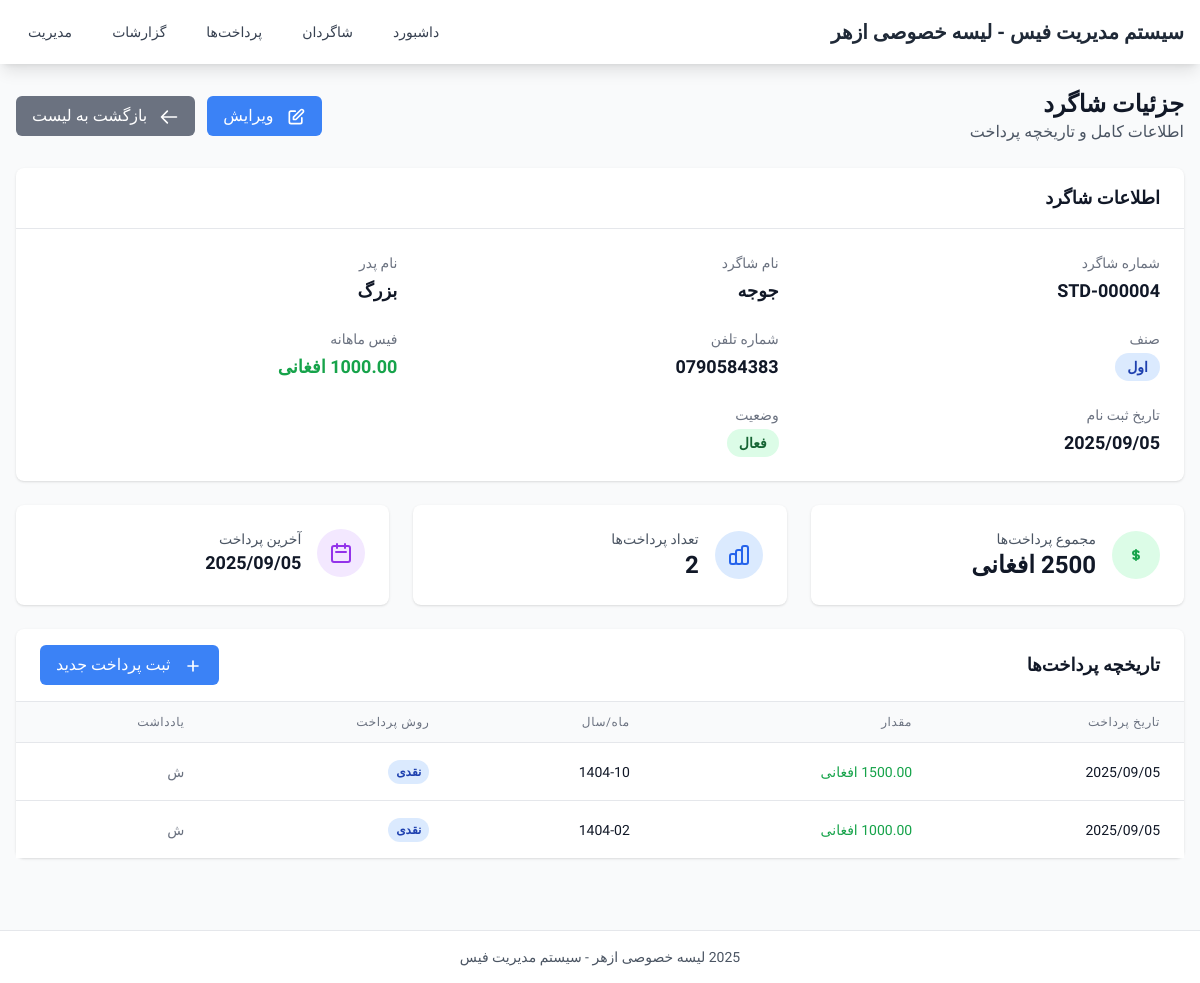
/students/4/, run on the app's committed database.
### school_management/models.py (models this page shows, shortened)
class Student(models.Model):
    student_id = models.CharField(
        max_length=50,
        unique=True,
        verbose_name="شماره شاگرد",
        blank=True,
        null=True,
        editable=False,
    )
    name = models.CharField(
        max_length=255,
        verbose_name="نام شاگرد"
    )
    father_name = models.CharField(
        max_length=255,
        verbose_name="نام پدر"
    )
    class_name = models.CharField(
        max_length=100,
        verbose_name="صنف"
    )
    phone = models.CharField(
        max_length=20,
        blank=True,
        null=True,
        verbose_name="تلفن"
    )
    monthly_fee = models.DecimalField(
        max_digits=10,
        decimal_places=2,
        validators=[MinValueValidator(Decimal('0.01'))],
        verbose_name="فیس ماهانه"
    )
    registration_date = models.DateField(
        default=timezone.now,
        verbose_name="تاریخ ثبت نام"
    )
    is_active = models.BooleanField(
        default=True,
        verbose_name="فعال"
    )
    created_at = models.DateTimeField(
        auto_now_add=True,
        verbose_name="تاریخ ایجاد"
    )
    updated_at = models.DateTimeField(
        auto_now=True,
        verbose_name="تاریخ به روز رسانی"
    )
    class Meta:
        verbose_name = "شاگرد"
        verbose_name_plural = "شاگردان"
        ordering = ['name']
    def get_total_payments(self):
        return self.payments.aggregate(
            total=models.Sum('amount')
        )['total'] or Decimal('0.00')
    def get_payments_count(self):
        return self.payments.count()
    def get_latest_payment(self):
        return self.payments.order_by('-payment_date').first()

class FeePayment(models.Model):
    PAYMENT_METHODS = [
        ('نقدی', 'نقدی'),
        ('چک', 'چک'),
        ('انتقال بانکی', 'انتقال بانکی'),
    ]
    student = models.ForeignKey(
        Student,
        on_delete=models.CASCADE,
        related_name='payments',
        verbose_name="شاگرد"
    )
    payment_date = models.DateField(
        default=timezone.now,
        verbose_name="تاریخ پرداخت"
    )
    amount = models.DecimalField(
        max_digits=10,
        decimal_places=2,
        validators=[MinValueValidator(Decimal('0.01'))],
        verbose_name="مقدار"
    )
    month_year = models.CharField(
        max_length=7,
        help_text="فرمت: YYYY-MM",
        verbose_name="ماه/سال"
    )
    payment_method = models.CharField(
        max_length=20,
        choices=PAYMENT_METHODS,
        default='نقدی',
        verbose_name="طریقه پرداخت"
    )
    notes = models.TextField(
        blank=True,
        null=True,
        verbose_name="یادداشت"
    )
    created_at = models.DateTimeField(
        auto_now_add=True,
        verbose_name="تاریخ ایجاد"
    )
    class Meta:
        verbose_name = "پرداخت فیس"
        verbose_name_plural = "پرداخت‌های فیس"
        ordering = ['-payment_date']

### school_management/views.py (the view)
# urls.py: path('students/<int:pk>/', views.student_detail, name='student_detail'),
def student_detail(request, pk):
    student = get_object_or_404(Student, pk=pk)
    payments = student.payments.all().order_by('-payment_date')
    paginator = Paginator(payments, 10)
    page_number = request.GET.get('page')
    page_obj = paginator.get_page(page_number)
    total_payments = student.get_total_payments()
    payments_count = student.get_payments_count()
    latest_payment = student.get_latest_payment()
    context = {
        'student': student,
        'page_obj': page_obj,
        'payments': page_obj,
        'total_payments': total_payments,
        'payments_count': payments_count,
        'latest_payment': latest_payment,
    }
    return render(request, 'school_management/student_detail.html', context)

### templates/school_management/student_detail.html (shortened to what this page needs)
{% extends 'base.html' %}
{% block content %}
<div class="space-y-6">
    <div class="flex items-center justify-between">
        <div>
            <h2 class="text-2xl font-bold text-gray-900">جزئیات شاگرد</h2>
            <p class="text-gray-600">اطلاعات کامل و تاریخچه پرداخت</p>
        </div>
        <div class="flex space-x-3 space-x-reverse">
            <a href="{% url 'student_edit' student.pk %}" class="btn-primary">
                <svg class="w-5 h-5 inline-block ml-2" fill="none" stroke="currentColor" viewBox="0 0 24 24">
                    <path stroke-linecap="round" stroke-linejoin="round" stroke-width="2" d="M11 5H6a2 2 0 00-2 2v11a2 2 0 002 2h11a2 2 0 002-2v-5m-1.414-9.414a2 2 0 112.828 2.828L11.828 15H9v-2.828l8.586-8.586z"></path>
                </svg>
                ویرایش
            </a>
            <a href="{% url 'student_list' %}" class="btn-secondary">
                <svg class="w-5 h-5 inline-block ml-2" fill="none" stroke="currentColor" viewBox="0 0 24 24">
                    <path stroke-linecap="round" stroke-linejoin="round" stroke-width="2" d="M10 19l-7-7m0 0l7-7m-7 7h18"></path>
                </svg>
                بازگشت به لیست
            </a>
        </div>
    </div>
    <div class="bg-white rounded-lg shadow">
        <div class="px-6 py-4 border-b border-gray-200">
            <h3 class="text-lg font-semibold text-gray-900">اطلاعات شاگرد</h3>
        </div>
        <div class="p-6">
            <div class="grid grid-cols-1 md:grid-cols-2 lg:grid-cols-3 gap-6">
                <div>
                    <label class="block text-sm font-medium text-gray-500 mb-1">شماره شاگرد</label>
                    <p class="text-lg font-semibold text-gray-900">{{ student.student_id }}</p>
                </div>
                <div>
                    <label class="block text-sm font-medium text-gray-500 mb-1">نام شاگرد</label>
                    <p class="text-lg font-semibold text-gray-900">{{ student.name }}</p>
                </div>
                <div>
                    <label class="block text-sm font-medium text-gray-500 mb-1">نام پدر</label>
                    <p class="text-lg font-semibold text-gray-900">{{ student.father_name }}</p>
                </div>
                <div>
                    <label class="block text-sm font-medium text-gray-500 mb-1">صنف</label>
                    <span class="inline-flex px-3 py-1 text-sm font-semibold rounded-full bg-blue-100 text-blue-800">
                        {{ student.class_name }}
                    </span>
                </div>
                <div>
                    <label class="block text-sm font-medium text-gray-500 mb-1">شماره تلفن</label>
                    <p class="text-lg font-semibold text-gray-900">{{ student.phone|default:"ثبت نشده" }}</p>
                </div>
                <div>
                    <label class="block text-sm font-medium text-gray-500 mb-1">فیس ماهانه</label>
                    <p class="text-lg font-semibold text-green-600">{{ student.monthly_fee }} افغانی</p>
                </div>
                <div>
                    <label class="block text-sm font-medium text-gray-500 mb-1">تاریخ ثبت نام</label>
                    <p class="text-lg font-semibold text-gray-900">{{ student.registration_date|date:"Y/m/d" }}</p>
                </div>
                <div>
                    <label class="block text-sm font-medium text-gray-500 mb-1">وضعیت</label>
                    {% if student.is_active %}
                        <span class="inline-flex px-3 py-1 text-sm font-semibold rounded-full bg-green-100 text-green-800">
                            فعال
                        </span>
                    {% else %}
                        <span class="inline-flex px-3 py-1 text-sm font-semibold rounded-full bg-red-100 text-red-800">
                            غیرفعال
                        </span>
                    {% endif %}
                </div>
            </div>
        </div>
    </div>
    <div class="grid grid-cols-1 md:grid-cols-3 gap-6">
        <div class="bg-white rounded-lg shadow p-6">
            <div class="flex items-center">
                <div class="p-3 rounded-full bg-green-100 text-green-600">
                    <svg class="w-6 h-6" fill="none" stroke="currentColor" viewBox="0 0 24 24">
                        <path stroke-linecap="round" stroke-linejoin="round" stroke-width="2" d="M12 8c-1.657 0-3 .895-3 2s1.343 2 3 2 3 .895 3 2-1.343 2-3 2m0-8c1.11 0 2.08.402 2.599 1M12 8V7m0 1v8m0 0v1m0-1c-1.11 0-2.08-.402-2.599-1"></path>
                    </svg>
                </div>
                <div class="mr-4">
                    <p class="text-sm font-medium text-gray-600">مجموع پرداخت‌ها</p>
                    <p class="text-2xl font-bold text-gray-900">{{ total_payments }} افغانی</p>
                </div>
            </div>
        </div>
        <div class="bg-white rounded-lg shadow p-6">
            <div class="flex items-center">
                <div class="p-3 rounded-full bg-blue-100 text-blue-600">
                </div>
                <div class="mr-4">
                    <p class="text-sm font-medium text-gray-600">تعداد پرداخت‌ها</p>
                    <p class="text-2xl font-bold text-gray-900">{{ payments_count }}</p>
                </div>
            </div>
        </div>
        <div class="bg-white rounded-lg shadow p-6">
            <div class="flex items-center">
                <div class="p-3 rounded-full bg-purple-100 text-purple-600">
                    <svg class="w-6 h-6" fill="none" stroke="currentColor" viewBox="0 0 24 24">
                        <path stroke-linecap="round" stroke-linejoin="round" stroke-width="2" d="M8 7V3m8 4V3m-9 8h10M5 21h14a2 2 0 002-2V7a2 2 0 00-2-2H5a2 2 0 00-2 2v12a2 2 0 002 2z"></path>
                    </svg>
                </div>
                <div class="mr-4">
                    <p class="text-sm font-medium text-gray-600">آخرین پرداخت</p>
                    <p class="text-lg font-bold text-gray-900">
                        {% if latest_payment %}
                            {{ latest_payment.payment_date|date:"Y/m/d" }}
                        {% else %}
                            هیچ پرداختی نشده
                        {% endif %}
                    </p>
                </div>
            </div>
        </div>
    </div>
    <div class="bg-white rounded-lg shadow">
        <div class="px-6 py-4 border-b border-gray-200 flex justify-between items-center">
            <h3 class="text-lg font-semibold text-gray-900">تاریخچه پرداخت‌ها</h3>
            <a href="{% url 'payment_add' %}?student={{ student.pk }}" class="btn-primary">
                <svg class="w-5 h-5 inline-block ml-2" fill="none" stroke="currentColor" viewBox="0 0 24 24">
                    <path stroke-linecap="round" stroke-linejoin="round" stroke-width="2" d="M12 6v6m0 0v6m0-6h6m-6 0H6"></path>
                </svg>
                ثبت پرداخت جدید
            </a>
        </div>
        {% if payments %}
        <div class="overflow-x-auto">
            <table class="min-w-full divide-y divide-gray-200">
                <thead class="bg-gray-50">
                    <tr>
                        <th class="px-6 py-3 text-right text-xs font-medium text-gray-500 uppercase tracking-wider">تاریخ پرداخت</th>
                        <th class="px-6 py-3 text-right text-xs font-medium text-gray-500 uppercase tracking-wider">مقدار</th>
                        <th class="px-6 py-3 text-right text-xs font-medium text-gray-500 uppercase tracking-wider">ماه/سال</th>
                        <th class="px-6 py-3 text-right text-xs font-medium text-gray-500 uppercase tracking-wider">روش پرداخت</th>
                        <th class="px-6 py-3 text-right text-xs font-medium text-gray-500 uppercase tracking-wider">یادداشت</th>
                    </tr>
                </thead>
                <tbody class="bg-white divide-y divide-gray-200">
                    {% for payment in payments %}
                    <tr class="hover:bg-gray-50">
                        <td class="px-6 py-4 whitespace-nowrap text-sm text-gray-900">
                            {{ payment.payment_date|date:"Y/m/d" }}
                        </td>
                        <td class="px-6 py-4 whitespace-nowrap text-sm font-medium text-green-600">
                            {{ payment.amount }} افغانی
                        </td>
                        <td class="px-6 py-4 whitespace-nowrap text-sm text-gray-900">
                            {{ payment.month_year }}
                        </td>
                        <td class="px-6 py-4 whitespace-nowrap">
                            <span class="inline-flex px-2 py-1 text-xs font-semibold rounded-full bg-blue-100 text-blue-800">
                                {{ payment.payment_method }}
                            </span>
                        </td>
                        <td class="px-6 py-4 text-sm text-gray-500">
                            {{ payment.notes|default:"-" }}
                        </td>
                    </tr>
                    {% endfor %}
                </tbody>
            </table>
        </div>
        {% endif %}
    </div>
</div>
{% endblock %}

### templates/base.html (style rules this page uses)
* { font-family: 'Vazirmatn', sans-serif; }
.rtl { direction: rtl; }
.btn-primary { background-color: #3b82f6; color: white; padding: 0.5rem 1rem; border-radius: 0.375rem; border: none; cursor: pointer; transition: background-color 0.2s; }
.btn-secondary { background-color: #6b7280; color: white; padding: 0.5rem 1rem; border-radius: 0.375rem; border: none; cursor: pointer; transition: background-color 0.2s; }

### data on the page
Student: student_id "STD-000004", name "جوجه", father_name "بزرگ", class_name "اول", phone "0790584383", registration_date "2025/09/05"
FeePayment: payment_date "2025/09/05", month_year "1404-10", payment_method "نقدی", notes "ش"
FeePayment: payment_date "2025/09/05", month_year "1404-02", payment_method "نقدی", notes "ش"

### other printed values
{{ payments_count }} "2"
